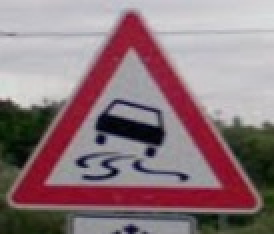
#> input picture data/munich0.jpg, 137 x 117 px (shown 2 times larger); its folder holds 4 pictures in this run
$ jupyter execute --allow-errors Traffic_Sign_Classifier.ipynb   (shell and % lines are left out)   (older library calls are emulated)
#> lines starting #> are read from the running program, lines starting #| are printed output that depends on the picture
# Self-Driving Car Engineer Nanodegree

## Deep Learning

## Project: Build a Traffic Sign Recognition Classifier

---
## Step 0: Load The Data

[cell 1]
# Load pickled data
import pickle

# TODO: Fill this in based on where you saved the training and testing data

training_file = '/home/shi/dev/auto/data/train.p'
validation_file= '/home/shi/dev/auto/data/valid.p'
testing_file = '/home/shi/dev/auto/data/test.p'

#> (the rest of this cell did not finish here and is left out)

---

## Step 1: Dataset Summary & Exploration

The pickled data is a dictionary with 4 key/value pairs:

- `'features'` is a 4D array containing raw pixel data of the traffic sign images, (num examples, width, height, channels).
- `'labels'` is a 1D array containing the label/class id of the traffic sign. The file `signnames.csv` contains id -> name mappings for each id.
- `'sizes'` is a list containing tuples, (width, height) representing the original width and height the image.
- `'coords'` is a list containing tuples, (x1, y1, x2, y2) representing coordinates of a bounding box around the sign in the image. **THESE COORDINATES ASSUME THE ORIGINAL IMAGE. THE PICKLED DATA CONTAINS RESIZED VERSIONS (32 by 32) OF THESE IMAGES**

Complete the basic data summary below. Use python, numpy and/or pandas methods to calculate the data summary rather than hard coding the results. For example, the [pandas shape method](http://pandas.pydata.org/pandas-docs/stable/generated/pandas.DataFrame.shape.html) might be useful for calculating some of the summary results.

### Provide a Basic Summary of the Data Set Using Python, Numpy and/or Pandas

[cell 2]
### Replace each question mark with the appropriate value.
### Use python, pandas or numpy methods rather than hard coding the results
import matplotlib.pyplot as plt
import cv2
import numpy as np
import math
# Visualizations will be shown in the notebook.

# TODO: Number of training examples
#> (the rest of this cell did not finish here and is left out)

#> (a cell that did not finish here is left out)

### Include an exploratory visualization of the dataset

Visualize the German Traffic Signs Dataset using the pickled file(s). This is open ended, suggestions include: plotting traffic sign images, plotting the count of each sign, etc.

The [Matplotlib](http://matplotlib.org/) [examples](http://matplotlib.org/examples/index.html) and [gallery](http://matplotlib.org/gallery.html) pages are a great resource for doing visualizations in Python.

**NOTE:** It's recommended you start with something simple first. If you wish to do more, come back to it after you've completed the rest of the sections. It can be interesting to look at the distribution of classes in the training, validation and test set. Is the distribution the same? Are there more examples of some classes than others?

[cell 4]
### Data exploration visualization code goes here.
### Feel free to use as many code cells as needed.


def show_images(images, cmap=None, cols=10):
    print("len of images:", len(images))
    rows = math.ceil((len(images))/cols)

    plt.figure(figsize=(12, 12))
    for i, image in enumerate(images):
        plt.subplot(rows, cols, i+1)
        plt.axis('off')
        plt.imshow(image)

    plt.tight_layout(pad=0, h_pad=0, w_pad=0)
    plt.show()

# [38 lines left out: functions show_images2, brighten_image, rotate_1, rotate_2, not called in this run]

def normalize_img(img):
    zeroimg = np.zeros((32,32,3))
    return cv2.normalize(img, zeroimg, alpha=0, beta=1, norm_type=cv2.NORM_MINMAX, dtype=cv2.CV_32F)

to_show = []
to_show_brightened = []
collected = set()
to_show_labels = []
#> (the rest of this cell did not finish here and is left out)

----

## Step 2: Design and Test a Model Architecture

Design and implement a deep learning model that learns to recognize traffic signs. Train and test your model on the [German Traffic Sign Dataset](http://benchmark.ini.rub.de/?section=gtsrb&subsection=dataset).

The LeNet-5 implementation shown in the [classroom](https://classroom.udacity.com/nanodegrees/nd013/parts/fbf77062-5703-404e-b60c-95b78b2f3f9e/modules/6df7ae49-c61c-4bb2-a23e-6527e69209ec/lessons/601ae704-1035-4287-8b11-e2c2716217ad/concepts/d4aca031-508f-4e0b-b493-e7b706120f81) at the end of the CNN lesson is a solid starting point. You'll have to change the number of classes and possibly the preprocessing, but aside from that it's plug and play!

With the LeNet-5 solution from the lecture, you should expect a validation set accuracy of about 0.89. To meet specifications, the validation set accuracy will need to be at least 0.93. It is possible to get an even higher accuracy, but 0.93 is the minimum for a successful project submission.

There are various aspects to consider when thinking about this problem:

- Neural network architecture (is the network over or underfitting?)
- Play around preprocessing techniques (normalization, rgb to grayscale, etc)
- Number of examples per label (some have more than others).
- Generate fake data.

Here is an example of a [published baseline model on this problem](http://yann.lecun.com/exdb/publis/pdf/sermanet-ijcnn-11.pdf). It's not required to be familiar with the approach used in the paper but, it's good practice to try to read papers like these.

### Pre-process the Data Set (normalization, grayscale, etc.)

Minimally, the image data should be normalized so that the data has mean zero and equal variance. For image data, `(pixel - 128)/ 128` is a quick way to approximately normalize the data and can be used in this project.

Other pre-processing steps are optional. You can try different techniques to see if it improves performance.

Use the code cell (or multiple code cells, if necessary) to implement the first step of your project.

[cell 5]
### Preprocess the data here. It is required to normalize the data. Other preprocessing steps could include
from sklearn.utils import shuffle
import cv2
import numpy as np


# [24 lines left out: functions PreprocessImg, AddRotateTrainingImgs, not called in this run]

#> (the rest of this cell did not finish here and is left out)

#> (a cell that did not finish here is left out)

#> (a cell that did not finish here is left out)

### Model Architecture

[cell 8]
### Define your architecture here.
import tensorflow as tf

EPOCHS = 15
BATCH_SIZE = 64

from tensorflow.contrib.layers import flatten

# [68 lines left out: functions conv_layer, LeNet, not called in this run]

### Feel free to use as many code cells as needed.

### Train, Validate and Test the Model

A validation set can be used to assess how well the model is performing. A low accuracy on the training and validation
sets imply underfitting. A high accuracy on the training set but low accuracy on the validation set implies overfitting.

#> (a cell that did not finish here is left out)

=== Training ===

#> (a cell that did not finish here is left out)

---

##  Test a Model on Test Data

To give yourself more insight into how your model is working, download at least five pictures of German traffic signs from the web and use your model to predict the traffic sign type.

You may find `signnames.csv` useful as it contains mappings from the class id (integer) to the actual sign name.

#> (a cell that did not finish here is left out)

---

## Step 3: Test a Model on New Images

I went to google maps to browse street view at Munich city, got 10 images, since it is from street view, we can see the angle to look at the signs might not be right in front of them. After resizing all the pictures that were much larger than 32X32 lost many details of the pictures.

You may find `signnames.csv` useful as it contains mappings from the class id (integer) to the actual sign name.

### Load and Output the Images

[cell 12]
### Load the images and plot them here.
### Feel free to use as many code cells as needed.
import glob

test_images = [plt.imread(path) for path in glob.glob('data/*.jpg')]
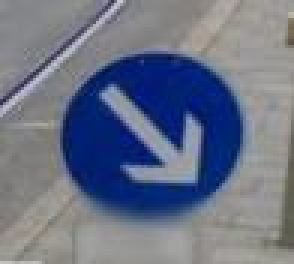
#> input picture data/munich1.jpg, 98 x 88 px (shown 3 times larger)
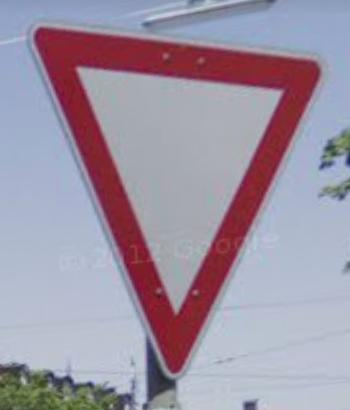
#> input picture data/munich3.jpg, 350 x 410 px
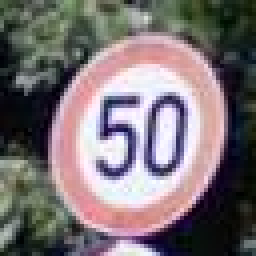
#> input picture data/munich4.jpg, 64 x 64 px (shown 4 times larger)
#> test_images = 4 items

resized_imgs = []
for img in test_images:
    resized_imgs.append(cv2.resize(img, (32, 32), interpolation = cv2.INTER_CUBIC))
#> this loop made 4 passes
#> after the loop, resized_imgs = 4 items

show_images(test_images)
#| len of images: 4
#> in show_images, `rows = math.ceil((len(images))/cols)`: rows = 1
#> the loop in show_images, `for i, image in enumerate(images):` made 4 passes
#> in show_images, `plt.show()`:
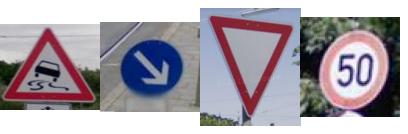
#> figure drawn by matplotlib, 4 panels
show_images(resized_imgs)
#> call 2 of show_images, with cols = 10
#| len of images: 4
#> the loop in show_images (call 2), `for i, image in enumerate(images):` made 4 passes
#> in show_images (call 2), `plt.show()`:
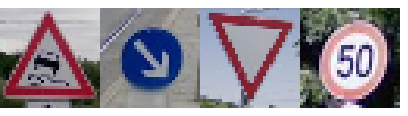
#> figure drawn by matplotlib, 4 panels
